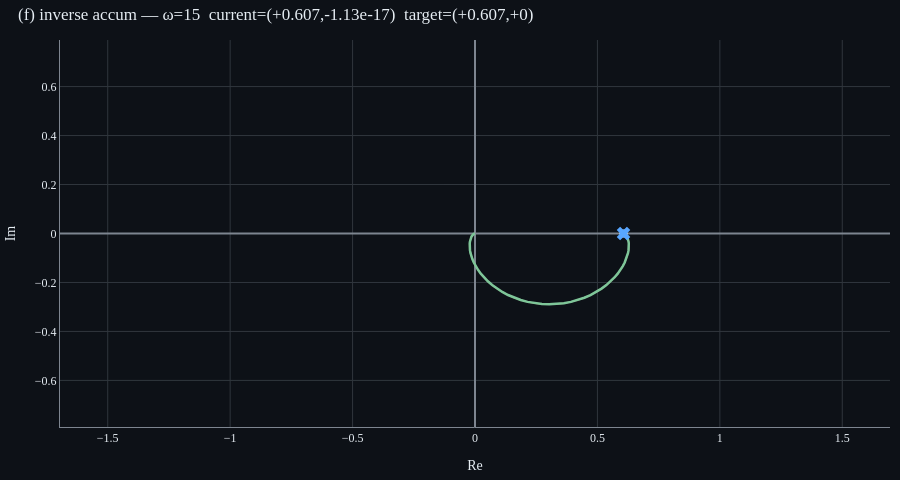

Notebook code for this chart:
### Markdown cell above
### G1 — Gaussian 역변환 @ t_fix=1.0 (monotonic)

x(t) = e^(-t²/2). t=1에서 x=e^(-0.5)≈0.6065 (실수).

### Code cell
sig = signals.gaussian(sigma=1.0)
an = FourierAnalyzer(sig, t_min=-8.0, t_max=8.0, n_samples=4001)
t_fix = 1.0
omegas, arrows, accum = an.inverse_accumulation(
    t_fix=t_fix, omega_min=-15.0, omega_max=15.0, n_omega=400,
    order='monotonic',
)
target = complex(np.exp(-t_fix**2 / 2))
print(f'accumulated[-1] = {accum[-1]:.4f}   target = {target:.4f}')

p = InverseAccumulationPlot()
p.show_accumulation(omegas, arrows, accum, target=target)
p.figure.show()

### Figure 1 — Plotly figure (JSON) as saved in the notebook; plotly's stock layout.template omitted (floating-point values rounded to 4 significant figures; data arrays with more than 128 entries replaced by an {"elided": "..."} marker saying what was removed)
{"data": [{"line": {"color": "#ffa657", "width": 1.5}, "mode": "lines", "name": "arrows", "opacity": 0.5, "x": {"elided": "1200 float values"}, "y": {"elided": "1200 float values"}, "type": "scatter"}, {"line": {"color": "#7ec699", "width": 2.5}, "mode": "lines", "name": "trail", "x": {"elided": "400 float values"}, "y": {"elided": "400 float values"}, "type": "scatter"}, {"marker": {"color": "#f0f6fc", "size": 8, "symbol": "circle"}, "mode": "markers", "name": "current end", "x": [0.6065], "y": [-1.132e-17], "type": "scatter"}, {"marker": {"color": "#58a6ff", "size": 12, "symbol": "x"}, "mode": "markers", "name": "target x(t_fix)", "visible": true, "x": [0.6065], "y": [0.0], "type": "scatter"}], "layout": {"font": {"color": "#e6edf3", "family": "serif", "size": 12}, "margin": {"l": 10, "r": 10, "t": 40, "b": 10}, "title": {"font": {"color": "#e6edf3"}, "text": "(f) inverse accum — ω=15  current=(+0.607,-1.13e-17)  target=(+0.607,+0)", "x": 0.02, "xanchor": "left"}, "xaxis": {"showgrid": true, "gridcolor": "#30363d", "zeroline": true, "zerolinecolor": "#7d8590", "linecolor": "#7d8590", "color": "#e6edf3", "title": {"text": "Re"}, "scaleanchor": "y", "scaleratio": 1, "range": [-0.7541, 0.7541]}, "yaxis": {"showgrid": true, "gridcolor": "#30363d", "zeroline": true, "zerolinecolor": "#7d8590", "linecolor": "#7d8590", "color": "#e6edf3", "title": {"text": "Im"}, "range": [-0.7541, 0.7541]}, "paper_bgcolor": "#0d1117", "plot_bgcolor": "#0d1117", "showlegend": false, "height": 480}}
